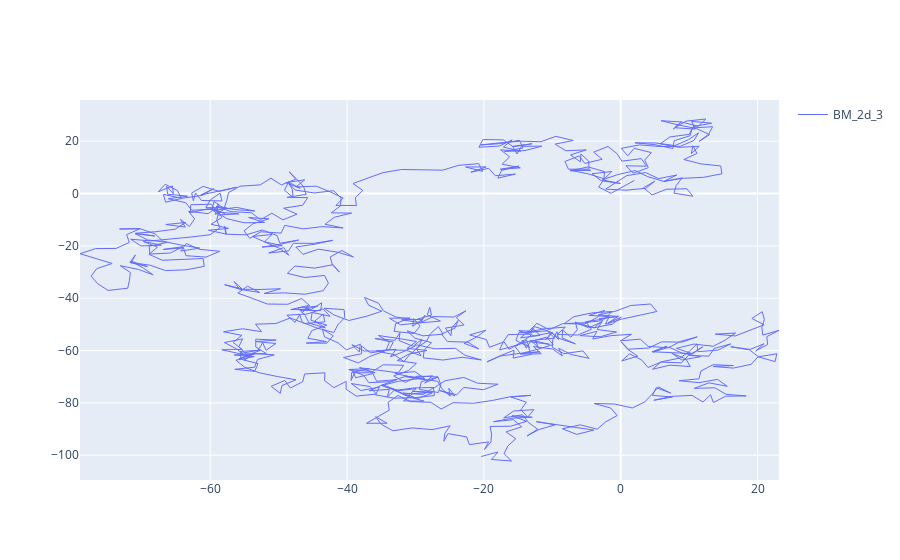

The cell this chart's notebook holds for it:
### Code cell
turn_angle = np.random.choice([0, np.pi/2, np.pi, 3*np.pi/2])
fig_BM_2d = go.Figure()
fig_BM_2d.add_trace(go.Scatter(x = BM_2d_df_3.x_pos,
                               y = BM_2d_df_3.y_pos,
                               marker = dict(size = 2),
                               line = dict(width = 1),
                               mode = 'lines',
                               name = 'BM_2d_3',
                               showlegend = True))
fig_BM_2d.show()

### Figure 1 — Plotly figure (JSON) as saved in the notebook; plotly's stock layout.template omitted (floating-point values rounded to 4 significant figures; data arrays with more than 128 entries replaced by an {"elided": "..."} marker saying what was removed)
{"data": [{"line": {"width": 1}, "marker": {"size": 2}, "mode": "lines", "name": "BM_2d_3", "showlegend": true, "type": "scatter", "x": {"elided": "1000 float values"}, "y": {"elided": "1000 float values"}}], "layout": {}}
